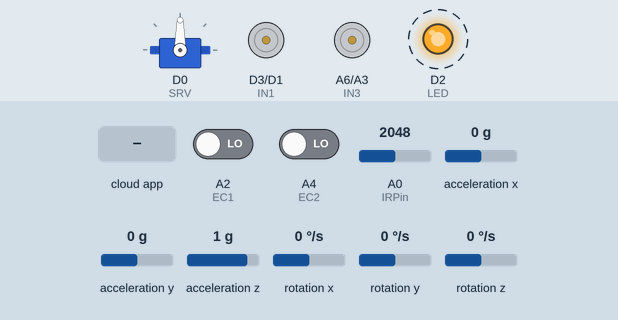
This sketch was run on a simulated Particle Photon. On the bench: servo, motor-driver pin pairs drawn as motors (green arrow = first pin HIGH = forward, orange = second pin HIGH = backward, longer = more drive), output pins drawn as LEDs (lit = HIGH). Dashed ring = blinking. The test bench sets the inputs (shaded band); at power-on: A0 (IRPin) = 2048, A2 (EC1) LOW, A4 (EC2) LOW, acceleration x 0 g, acceleration y 0 g, acceleration z 1 g, rotation x 0 °/s, rotation y 0 °/s, rotation z 0 °/s. WiFi joins after 1.5 s; servers stay silent unless stated; the ROS host is connected and sends only what is stated; what the sketch prints to the serial monitor is not drawn.

Above: at 6.7 s.
6.8 s: the phone or cloud app sets linear.x to -100
At 7.22 s:
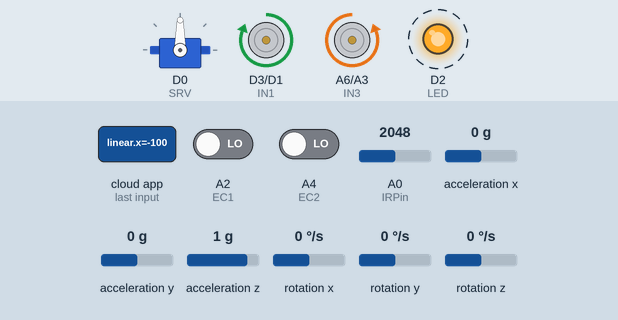
9.8 s: the phone or cloud app sets ir_motor to 0
At 9.99 s:
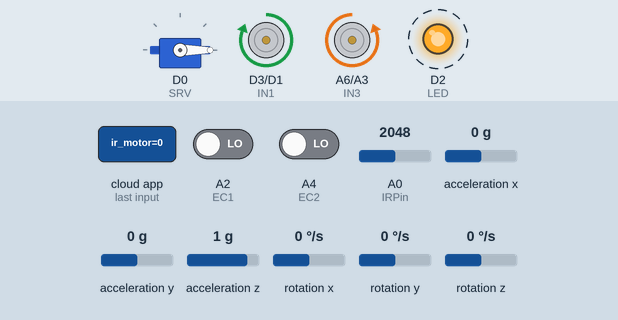
12.8 s: the phone or cloud app sets linear.x to 0
At 13.18 s:
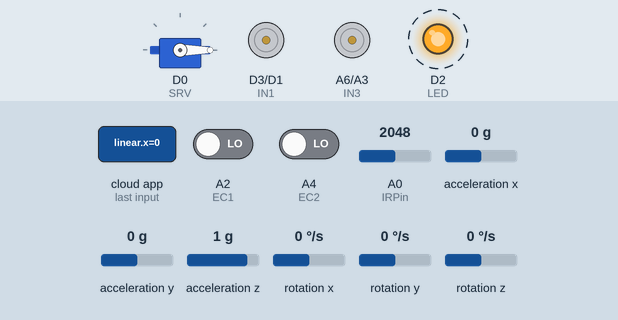
15.8 s: the phone or cloud app sets angular.z to -100
At 16.05 s:
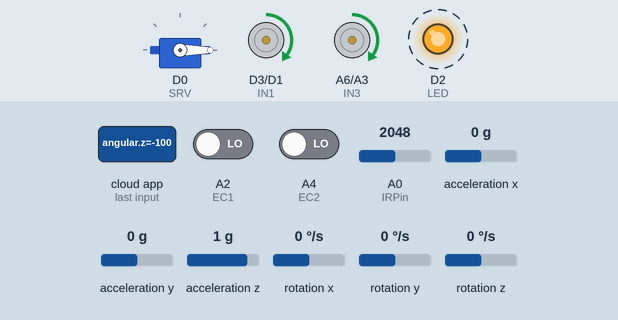
18.8 s: the phone or cloud app sets angular.z to 100
At 19.24 s:
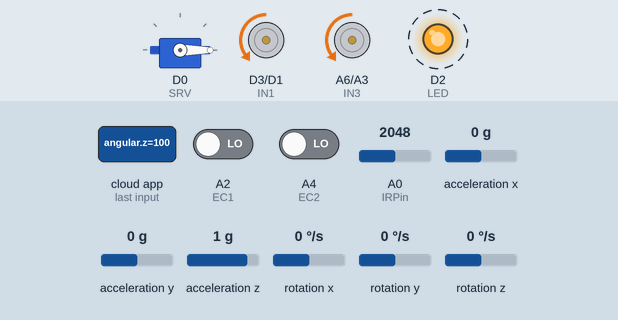
21.8 s: the phone or cloud app sets ir_motor to 45
At 22.11 s:
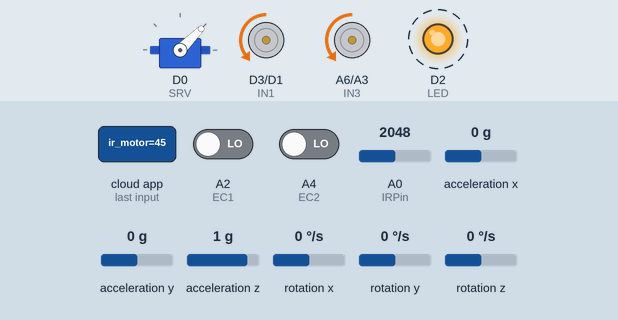
Timing chart, 0 to 25.8 s (numbered marks = the images above; inputs shaded):
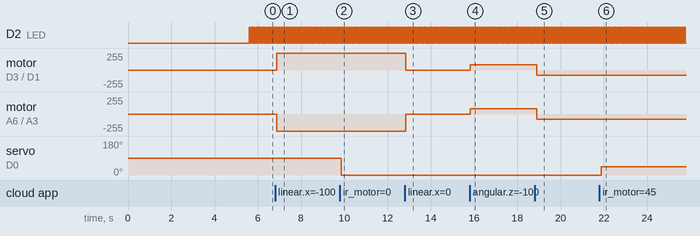

Measured:
- after the input at 6.8 s, motor on D3 (IN1) / D1 (IN2): stopped → forward 255/255 after 0.08 s; motor on A6 (IN3) / A3 (IN4): stopped → backward 255/255 after 0.08 s
- after the input at 9.8 s, servo on D0 (SRV): 90° → 0° after 0.06 s
- after the input at 12.8 s, motor on D3 (IN1) / D1 (IN2): forward 255/255 → stopped at once; motor on A6 (IN3) / A3 (IN4): backward 255/255 → stopped at once
- after the input at 15.8 s, motor on D3 (IN1) / D1 (IN2), motor on A6 (IN3) / A3 (IN4): stopped → forward 80/255 at once
- after the input at 18.8 s, motor on D3 (IN1) / D1 (IN2), motor on A6 (IN3) / A3 (IN4): forward 80/255 → backward 80/255 after 0.10 s
- after the input at 21.8 s, servo on D0 (SRV): 0° → 45° after 0.08 s
- by itself, D2 (LED): alternates HIGH for 0.06 s and LOW for 0.05 s

The sketch:

bob_original.ino
```cpp
#include <ESP8266WiFi.h>
#include <ros.h>
#include <geometry_msgs/Twist.h>
#include <std_msgs/Float32.h>
#include <std_msgs/UInt16.h>
#include <string.h>
#include <Servo.h>
#include <SharpIR.h>
#include "Wire.h"
#include <MPU6050_light.h>

MPU6050 mpu(Wire);
unsigned long timer = 0;

// Define model and input pin:
#define IRPin A0
#define model 1080
SharpIR SharpSensor = SharpIR(IRPin, model);

#define debug 1
#define base_port 11411 //usar outros números para ligar mais robôs na mesma porta

//----------------------
#define top_cmd_vel "/bob/cmd_vel"
#define top_servo   "/bob/ir_motor"
#define top_sharp   "/bob/ir_sensor"
#define top_imu     "/bob/heading"
#define top_renc    "/bob/raw/right_ticks"
#define top_lenc    "/bob/raw/left_ticks"
//----------------------

Servo servo;
int pos = 0;
int dir = 0;
//----------------------
//Ponte-H
int IN1 = 3;
int IN2 = 1;
int IN3 = 16;
int IN4 = 13;
int LED = 2;
int SRV = 0;
int EC1 = 12;
int EC2 = 14;
//----------------------

int EC1_count = 0;
int EC2_count = 0;


struct config_t
{
  const char* ssid = "nome_da_rede_wifi";
  const char* password = "senha_da_rede_wifi";

  uint16_t serverPort = base_port;
  int serverIP[4] = {192, 168, 68, 113}; // "ip do computador com roscore"
  int robot = 0;
  char* topic_servo = top_servo;
  char* topic_lenc = top_lenc;
  char* topic_renc = top_renc;
  char* topic_cmd_vel = top_cmd_vel;
  char* topic_sharp = top_sharp;
  char* topic_imu = top_imu;
} configuration;

std_msgs::Float32 sharp_msg, lenc_msg, renc_msg, yaw_msg, imu_msg;
ros::Publisher pub_lenc(configuration.topic_lenc, &lenc_msg);
ros::Publisher pub_renc(configuration.topic_renc, &renc_msg);
ros::Publisher pub_sharp(configuration.topic_sharp, &sharp_msg);
ros::Publisher pub_imu(configuration.topic_imu, &imu_msg);
ros::Subscriber<geometry_msgs::Twist> sub_cmd_vel(configuration.topic_cmd_vel, &odometry_cb);
ros::Subscriber<std_msgs::UInt16> sub_servo(configuration.topic_servo, servo_cb);

void odometry_cb(const geometry_msgs::Twist& msg) {
  float forward, lateral, wheelL, wheelR, wlength = 0.115, wradius = 0.0685/2, reduction = 48;
  forward = msg.linear.x;
  lateral = msg.angular.z;

  wheelR = ((forward / wradius) + (lateral * wlength) / (2 * wradius)) * reduction;
  wheelL = ((forward / wradius) - (lateral * wlength) / (2 * wradius)) * reduction;

  sharp_msg.data = wheelR;


  if (wheelR >= 0) {
    analogWrite(IN2, wheelR);
    analogWrite(IN1, 0);
  }
  else {
    analogWrite(IN2, 0);
    analogWrite(IN1, abs(wheelR));
  }
  if (wheelL >= 0) {
    analogWrite(IN3, wheelL);
    analogWrite(IN4, 0);
  }
  else {
    analogWrite(IN3, 0);
    analogWrite(IN4, abs(wheelL));
  }
}

void servo_cb( const std_msgs::UInt16& cmd_msg){
  servo.write(cmd_msg.data); //set servo angle, should be from 0-180
}

void setupWiFi() {                    // connect to ROS server as as a client
  if (debug) {
    Serial.print("Connecting wifi to ");
    Serial.println(configuration.ssid);
  }
  WiFi.begin(configuration.ssid, configuration.password);
  while (WiFi.status() != WL_CONNECTED) {
    delay(500);
    if (debug)
      Serial.print(".");
  }
  if (debug) {
    Serial.println("");
    Serial.println("WiFi connected");
    Serial.print("IP address: ");
    Serial.println(WiFi.localIP());
  }
}

ros::NodeHandle nh;


void IRAM_ATTR ISR_EC1()
{
  EC1_count++;
}
void IRAM_ATTR ISR_EC2()
{
  EC2_count++;
}

void setup() {

  configuration.serverPort=configuration.serverPort+configuration.robot;
  IPAddress server(configuration.serverIP[0], configuration.serverIP[1], configuration.serverIP[2], configuration.serverIP[3]);   // Set the rosserial socket server IP address
  setupWiFi();
  delay(2000);
  nh.getHardware()->setConnection(server, configuration.serverPort);
  nh.initNode();
  nh.subscribe(sub_cmd_vel);
  nh.subscribe(sub_servo);
  nh.advertise(pub_lenc);
  nh.advertise(pub_renc);
  nh.advertise(pub_sharp);
  nh.advertise(pub_imu);

  // IMU Initialization
  Wire.begin();
  byte status = mpu.begin();
  while(status!=0){ } // stop everything if could not connect to MPU6050

   delay(1000);
    // mpu.upsideDownMounting = true; // uncomment this line if the MPU6050 is mounted upside-down
  mpu.calcOffsets(); // gyro and accelero

  // configure GPIO's
  pinMode(IN1, OUTPUT);
  pinMode(IN2, OUTPUT);
  pinMode(IN3, OUTPUT);
  pinMode(IN4, OUTPUT);
  pinMode(LED, OUTPUT);
  servo.attach(SRV);
  servo.write(90);
  pinMode(EC1, INPUT);
  attachInterrupt(EC1, ISR_EC1, RISING);
  pinMode(EC2, INPUT);
  attachInterrupt(EC2, ISR_EC2, RISING);

}


void loop() {
  delay(50);
  digitalWrite(LED, LOW);
  delay(50);
  digitalWrite(LED, HIGH);

  lenc_msg.data = EC1_count;
  pub_lenc.publish(&lenc_msg);

  renc_msg.data = EC2_count;
  pub_renc.publish(&renc_msg);

  sharp_msg.data = SharpSensor.distance()*1.8;
  pub_sharp.publish(&sharp_msg);

  mpu.update();
  imu_msg.data = mpu.getAngleZ();
  pub_imu.publish(&imu_msg);


  nh.spinOnce();
}
```

SharpIR.h
```cpp
/*
	SharpIR

	Arduino library for retrieving distance (in cm) from the analog GP2Y0A21Y and GP2Y0A02YK

	From an original version of Dr. Marcal Casas-Cartagena (marcal.casas@gmail.com)

    Version : 1.0 : Guillaume Rico

	https://github.com/guillaume-rico/SharpIR

*/

#ifndef SharpIR_h
#define SharpIR_h

#define NB_SAMPLE 25

#ifdef ARDUINO
  #include "Arduino.h"
#elif defined(SPARK)
  #include "Particle.h"
#endif

class SharpIR
{
  public:

    SharpIR (int irPin, long sensorModel);
    int distance();

  private:

    void sort(int a[], int size);

    int _irPin;
    long _model;
};

#endif
```
